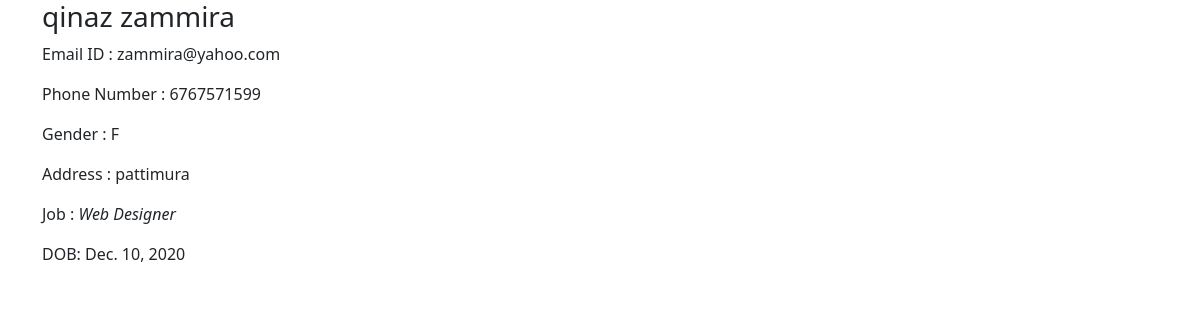
The app's page /employee_detail/3 with its own data.
### employees/models.py (models this page shows, shortened)
class Employee(models.Model):
    GENDER_CHOICES = [
        ('M','Male'),
        ('F','Female')
    ]
    first_name = models.CharField(max_length=100)
    last_name = models.CharField(max_length= 100, blank= True)
    email_id = models.EmailField(max_length=255)
    phone_num = models.CharField(max_length=13)
    employee_gender = models.CharField(choices=GENDER_CHOICES, max_length=1)
    employee_address = models.TextField()
    employee_job = models.ManyToManyField('AvailableJobs', blank= True)
    date_of_birth = models.DateField()

class AvailableJobs(models.Model):
    name = models.CharField(max_length=100)

### employees/views.py (the view)
# urls.py: path('employee_detail/<int:employee_id>',views.employee_detail, name='employee_detail'),
def employee_detail(request, employee_id):
    try:
        employee = Employee.objects.get(id=employee_id)
    except Employee.DoesNotExist:
        raise Http404('Employee Not Found')
    return render(request, 'employee_detail.html', {'employee': employee})

### employees/templates/employee_detail.html
{% extends 'base.html' %}
{% block content %}
<div class="container">
    <div class="row">
        <div class="col-lg-12">
            <h3>{{ employee.first_name }} {{ employee.last_name }}</h3>
<p>Email ID : {{ employee.email_id }}</p>
<p>Phone Number : {{ employee.phone_num }}</p>
<p>Gender : {{ employee.employee_gender }}</p>
<p>Address : {{ employee.employee_address }}</p>
<p>Job :
    {% for job in employee.employee_job.all %}
        <em>{{ job.name }}</em>
    {% endfor %}
</p>
<p>DOB: {{ employee.date_of_birth }}</p>
        </div>
    </div>
</div>
{% endblock %}

### records on screen
Employee: email_id "zammira@yahoo.com", phone_num "6767571599", employee_gender "F", employee_address "pattimura", date_of_birth "Dec. 10, 2020"
AvailableJobs: name "Web Designer"
